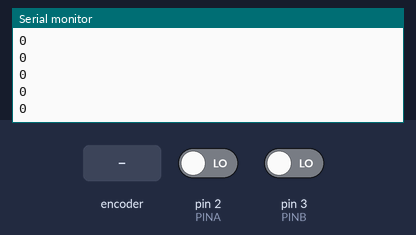
Recording of a sketch running on a simulated Arduino Uno, built with avr-gcc and run on an emulated ATmega328P. On the bench: the last lines printed to the serial monitor. The inputs (shaded band) are chosen by the test bench; at power-on: pin 2 (PINA) LOW, pin 3 (PINB) LOW.

Above: at 1.2 s.
1.3 s: rotary encoder on pin 2 (PINA) / pin 3 (PINB) turned 1 step (first pin leading)
At 2.0 s:
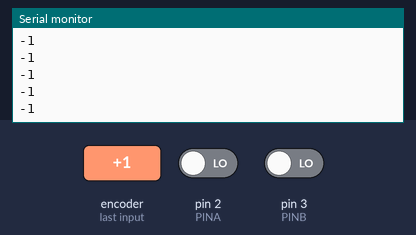
3.0 s: rotary encoder on pin 2 (PINA) / pin 3 (PINB) turned 1 step (first pin leading)
At 3.8 s:
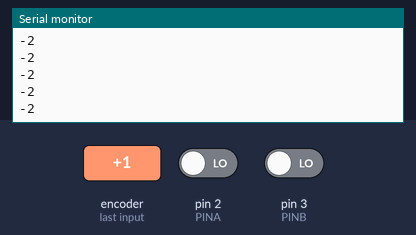
Timing chart, 0 to 5.2 s (numbered marks = the images above; inputs shaded):
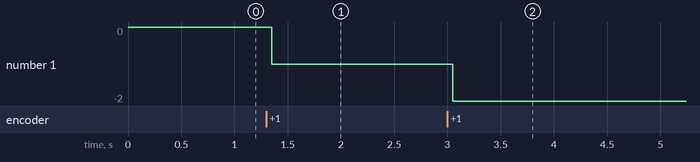

The sketch:

enkoder_bez_preruseni.ino
```cpp
#define PINA  2
#define PINB  3

int sigA_pred = LOW;
int pocet = 0;

void setup() {
  // nastaveni pinu
  pinMode(PINA, INPUT);
  pinMode(PINB, INPUT);
  // nacteni pocatecniho stavu pinu
  sigA_pred = digitalRead(PINA);
  // zapnuti seriove linky (komunikace do PC)
  Serial.begin(115200);
}

void loop() {
  // ziskani stavu signalu A
  int sigA = digitalRead(PINA);
  // detekce nabezne hrany na signalu A
  if (sigA == HIGH && sigA_pred == LOW) {
    // ziskani stavu signalu B
    int sigB = digitalRead(PINB);
    // otoceni na jednu stranu
    if (sigB == HIGH) pocet++;
    // otoceni na druhou stranu
    if (sigB == LOW) pocet--;
  }
  // aktualizace predchozi hodnoty
  sigA_pred = sigA;
  // vypis do PC
  Serial.print(pocet);
  Serial.println();
  // kratka pauza
  delay(2);
}
```

Measured:
- after the input at 1.3 s, the serial monitor: prints a new line after 0.05 s (image 1)
- after the input at 3.0 s, the serial monitor: prints a new line after 0.05 s (image 2)
- plotted number 1: 0 → -1 after the input at 1.3 s, -1 → -2 after the input at 3.0 s
